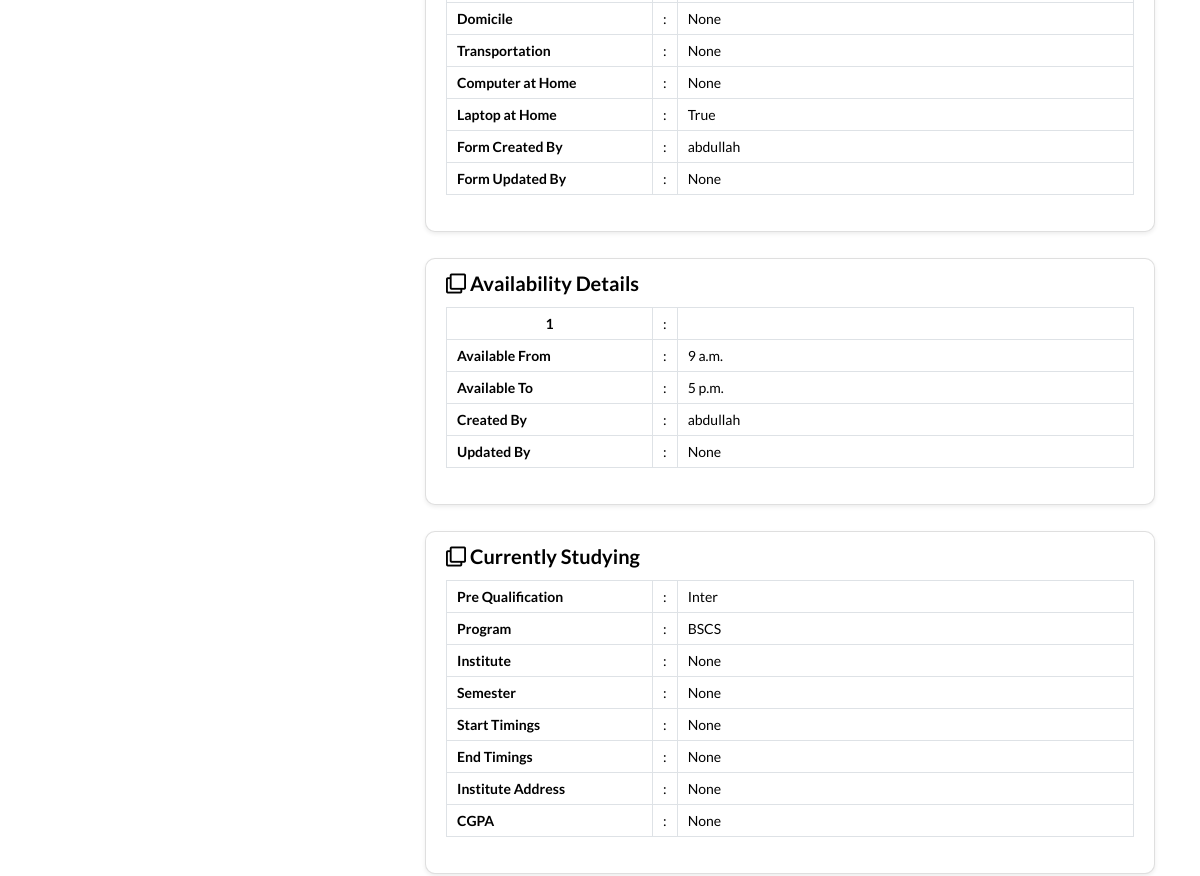
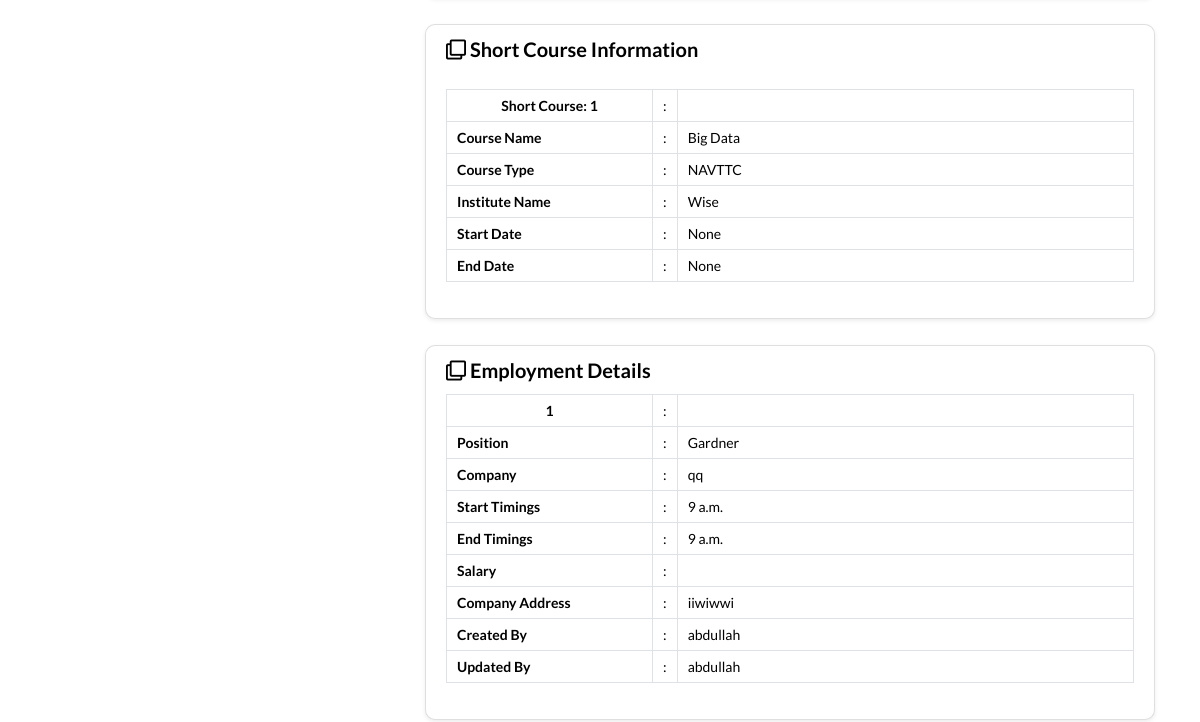
Before: /skill_student_detail_view/4/ (signed in, middle part) with the older database file (2 pictures, top to bottom).
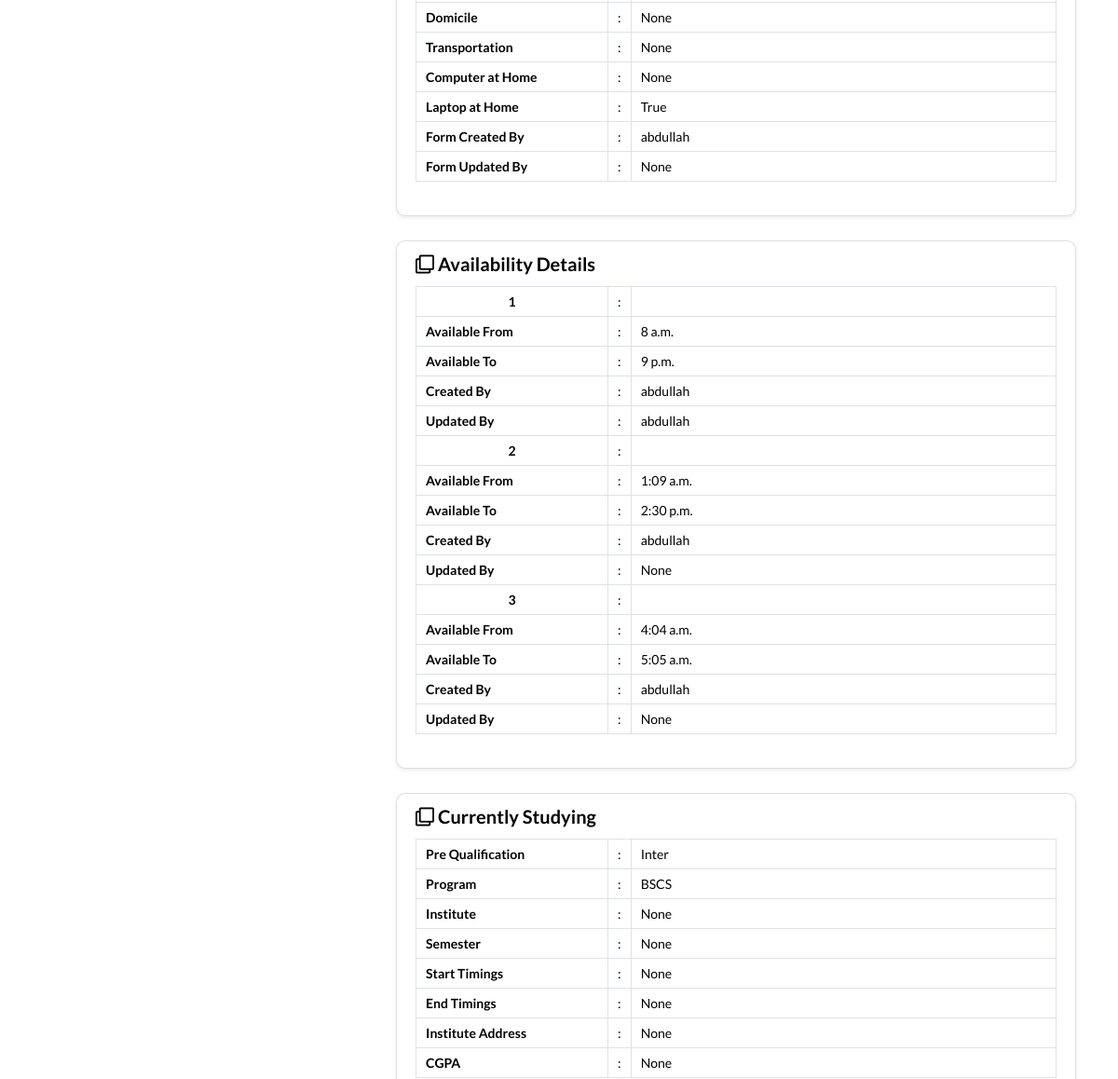
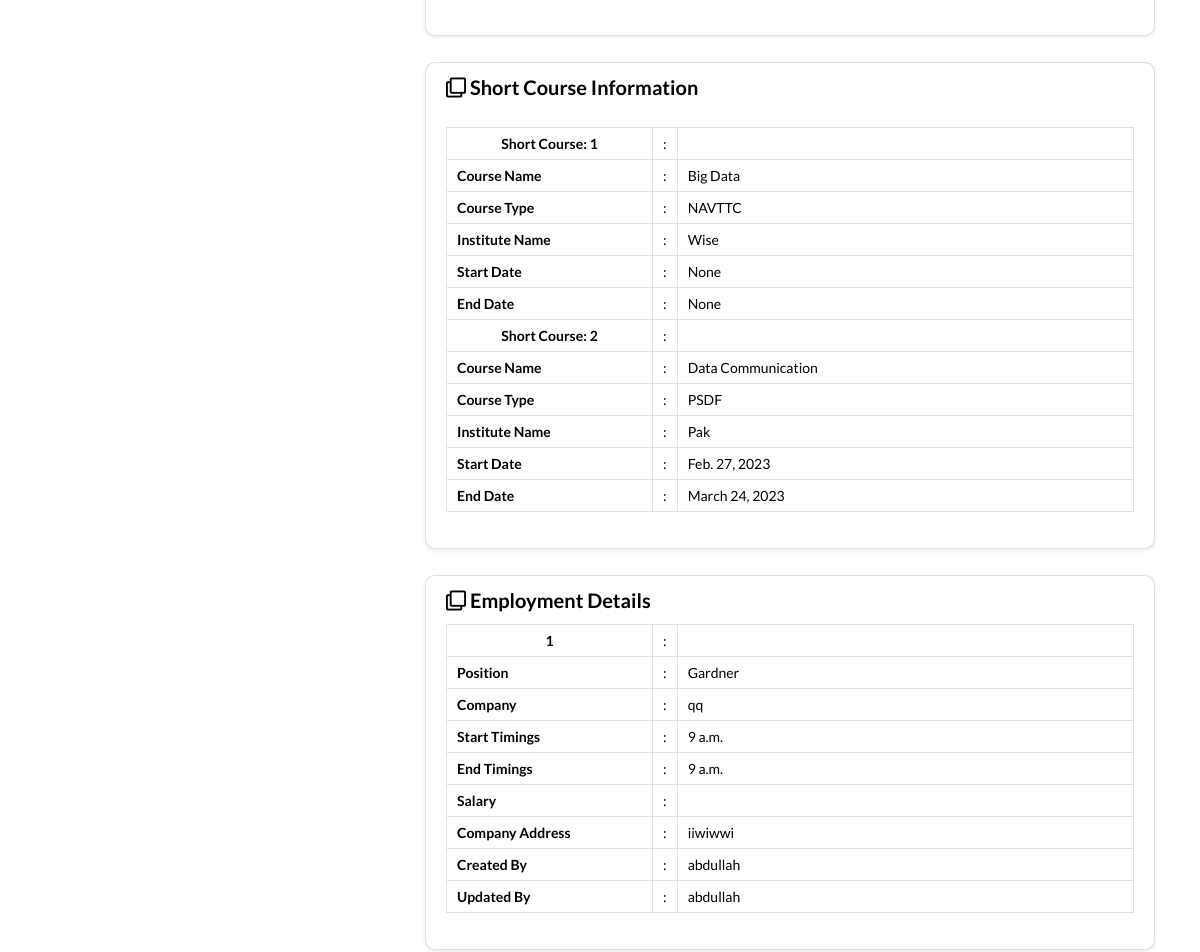
After: the same page with the newer database file (2 pictures, top to bottom).
### AdmissionSystem/models.py (models this page shows, shortened)
class StudentAvailability(models.Model):
	student = models.ForeignKey(SkillStudent, on_delete=models.CASCADE)
	available_from = models.TimeField(auto_now=False,auto_now_add=False)
	available_to = models.TimeField(auto_now=False,auto_now_add=False)
	created_by = models.CharField(max_length=100)
	updated_by = models.CharField(max_length=100, null=True, blank=True)

class ShortCoursesTaken(models.Model):
	shortcoursetakentype_choice = (
	('Private','Private'),
	('NAVTTC','NAVTTC'),
	('PSDF','PSDF'),
	('TEVTA','TEVTA'),
	('Digiskill','Digiskill'),
	('PIAIC','PIAIC'),
	)
	student = models.ForeignKey(SkillStudent, on_delete=models.CASCADE, blank=True)
	course_name=models.ForeignKey(ShortCourseName,on_delete=models.CASCADE, null=True, blank=True)
	course_type= models.CharField(max_length=100,choices=shortcoursetakentype_choice, null=True, blank=True)
	institute_name = models.CharField(max_length=100, null=True, blank=True)
	start_date = models.DateField(blank=True, null=True)
	end_date = models.DateField(blank=True, null=True)
	created_by = models.CharField(max_length=100, null=True, blank=True)
	updated_by = models.CharField(max_length=100, null=True, blank=True)

class ShortCourseName(models.Model):
	course_title=models.CharField(max_length=100)
	created_by = models.CharField(max_length=100, null=True, blank=True)
	updated_by = models.CharField(max_length=100, null=True, blank=True)
	def __str__(self):
		return self.course_title

class Job(models.Model):
	employment_type_choice = (
	('Job','Job'),
	('Freelancer','Freelancer'),
	('Own Business','Own Business')
	)
	student = models.ForeignKey(SkillStudent, on_delete=models.CASCADE, blank=True)
	position=models.ForeignKey(JobPosition, on_delete=models.SET_NULL, null=True, blank=True)
	company = models.CharField(max_length=100, null=True, blank=True)
	employment_type = models.CharField(max_length=100,choices=employment_type_choice, null=True, blank=True)
	start_timings = models.TimeField(auto_now=False, auto_now_add=False, null=True, blank=True)
	end_timings=models.TimeField(auto_now=False,auto_now_add=False, null=True, blank=True)
	monthly_income = models.CharField(max_length=100, null=True, blank=True)
	company_address=models.CharField(max_length=100, null=True, blank=True)
	contact_person_at_company = models.CharField(max_length=100, null=True, blank=True)
	contact_person_phone = models.CharField(max_length=15, null=True, blank=True)
	created_by = models.CharField(max_length=100, null=True, blank=True)
	updated_by = models.CharField(max_length=100, null=True, blank=True)

class JobPosition(models.Model):
	job_title=models.CharField(max_length=100)
	created_by = models.CharField(max_length=100, null=True, blank=True)
	updated_by = models.CharField(max_length=100, null=True, blank=True)
	def __str__(self):
		return str(self.job_title)

### AdmissionSystem/views.py (the view)
# urls.py: path('skill_student_detail_view/<int:student_id>/',views.skill_student_detail_view,name='skill_student_detail_view'),
@login_required(login_url='loginpageview')
def skill_student_detail_view(request,student_id):
	skill_std__query_set=SkillStudent.objects.filter(id=student_id)
	phone_no_query_set=PhoneNo.objects.filter(student_id=student_id)
	current_study_query_set=CurrentStudy.objects.filter(student_id=student_id)
	job_form_query_set=Job.objects.filter(student_id=student_id)
	short_course_taken_query_set=ShortCoursesTaken.objects.filter(student_id=student_id)
	availability_query_set=StudentAvailability.objects.filter(student_id=student_id)
	skill_std = skill_std__query_set.first()
	phone_no = phone_no_query_set.first()
	current_study = current_study_query_set.first()
	contacted_query_set=Contacted.objects.filter(student_id=student_id)
	context={
		'skill_std_form':skill_std,
		'phone_no_form':phone_no,
		'current_study_form':current_study,
		'short_course_taken_form':short_course_taken_query_set,
		'job_form':job_form_query_set,
		'query_form':contacted_query_set,
		'availability_form':availability_query_set
	}
	return render(request,"skill_student_detail_view.html",context=context)

### AdmissionSystem/models.py (called while the page is built)
	def __str__(self):
		return str(self.pre_qualification_name)

### templates/skill_student_detail_view.html (shortened to what the changed rows need)
{% extends 'base.html' %} {% block content %}
<!DOCTYPE html>
<html lang="en">
  <head>
    <link rel='stylesheet' href='https://cdnjs.cloudflare.com/ajax/libs/twitter-bootstrap/4.1.3/css/bootstrap.min.css'>
    <link rel='stylesheet' href='https://cdnjs.cloudflare.com/ajax/libs/font-awesome/5.12.1/css/all.min.css'>
    <link href="../../static/admissionsystem/css/skill_detail_view.css" rel="stylesheet">
  </head>
  <body>
    <section>
      <div class="rt-container">
        <div class="col-rt-12">
          <div class="Scriptcontent">
            <div class="student-profile py-4">
              <div class="container">
                <div class="row">
                  <div class="col-lg-8">
                    <div class="card shadow-sm">
                      <div class="card-body pt-0">
                        <table class="table table-bordered">
                          <tr>
                            <th width="30%">Domicile</th>
                          </tr>
                          <tr>
                            <th width="30%">Transportation</th>
                          </tr>
                          <tr>
                            <th width="30%">Computer at Home</th>
                          </tr>
                          <tr>
                            <th width="30%">Laptop at Home</th>
                          </tr>
                          <tr>
                            <th width="30%">Form Created By</th>
                          </tr>
                          <tr>
                            <th width="30%">Form Updated By</th>
                          </tr>
                        </table>
                      </div>
                    </div>
                    <div class="card shadow-sm">
                      <div class="card-body pt-0">
                        <table class="table table-bordered"> {% for availability in availability_form %} <tr>
                            <th width="30%">
                              <div class=" text-center">{{ forloop.counter }}</div>
                            </th>
                            <td width="2%">:</td>
                          <tr>
                            <th width="30%">Available From</th>
                            <td width="2%">:</td>
                            <td>{{ availability.available_from }}</td>
                          </tr>
                          <tr>
                            <th width="30%">Available To</th>
                            <td width="2%">:</td>
                            <td>{{ availability.available_to }}</td>
                          </tr>
                          <tr>
                            <th width="30%">Created By</th>
                            <td width="2%">:</td>
                            <td>{{ availability.created_by }}</td>
                          </tr>
                          <tr>
                            <th width="30%">Updated By</th>
                            <td width="2%">:</td>
                            <td>{{ availability.updated_by }}</td>
                          </tr>
                          </tr> {% endfor %}
                        </table>
                      </div>
                    </div>
                    <div class="card shadow-sm">
                      <div class="card-body pt-0">
                        <table class="table table-bordered">
                          <tr>
                            <th width="30%">Pre Qualification</th>
                          </tr>
                          <tr>
                            <th width="30%">Program</th>
                          </tr>
                          <tr>
                            <th width="30%">Institute</th>
                          </tr>
                          <tr>
                            <th width="30%">Semester</th>
                          </tr>
                          <tr>
                            <th width="30%">Start Timings</th>
                          </tr>
                          <tr>
                            <th width="30%">End Timings</th>
                          </tr>
                          <tr>
                            <th width="30%">Institute Address</th>
                          </tr>
                          <tr>
                            <th width="30%">CGPA</th>
                          </tr>
                        </table>
                      </div>
                    </div>
                    <div class="card shadow-sm">
                      <div class="card-body pt-0">
                        <table class="table table-bordered">
                          <table class="table table-bordered"> {% for form in short_course_taken_form %} <tr>
                              <th width="30%">
                                <div class="col-md-12 text-center">Short Course: {{ forloop.counter }}</div>
                              </th>
                              <td width="2%">:</td>
                            <tr>
                              <th width="30%">Course Name</th>
                              <td width="2%">:</td>
                              <td>{{ form.course_name }}</td>
                            </tr>
                            <tr>
                              <th width="30%">Course Type</th>
                              <td width="2%">:</td>
                              <td>{{ form.course_type }}</td>
                            </tr>
                            <tr>
                              <th width="30%">Institute Name</th>
                              <td width="2%">:</td>
                              <td>{{ form.institute_name }}</td>
                            </tr>
                            <tr>
                              <th width="30%">Start Date</th>
                              <td width="2%">:</td>
                              <td>{{ form.start_date }}</td>
                            </tr>
                            <tr>
                              <th width="30%">End Date</th>
                              <td width="2%">:</td>
                              <td>{{ form.end_date }}</td>
                            </tr>
                            </tr> {% endfor %}
                          </table>
                        </table>
                      </div>
                    </div>
                    <div class="card shadow-sm">
                      <div class="card-body pt-0">
                        <table class="table table-bordered"> {% for job in job_form %} <tr>
                            <th width="30%">
                              <div class=" text-center">{{ forloop.counter }}</div>
                            </th>
                            <td width="2%">:</td>
                          <tr>
                            <th width="30%">Position</th>
                            <td width="2%">:</td>
                            <td>{{ job.position }}</td>
                          </tr>
                          <tr>
                            <th width="30%">Company</th>
                            <td width="2%">:</td>
                            <td>{{ job.company }}</td>
                          </tr>
                          <tr>
                            <th width="30%">Start Timings</th>
                            <td width="2%">:</td>
                            <td>{{ job.start_timings }}</td>
                          </tr>
                          <tr>
                            <th width="30%">End Timings</th>
                            <td width="2%">:</td>
                            <td>{{ job.end_timings }}</td>
                          </tr>
                          <tr>
                            <th width="30%">Salary</th>
                            <td width="2%">:</td>
                            <td>{{ job.salary }}</td>
                          </tr>
                          <tr>
                            <th width="30%">Company Address</th>
                            <td width="2%">:</td>
                            <td>{{ job.company_address }}</td>
                          </tr>
                          <tr>
                            <th width="30%">Created By</th>
                            <td width="2%">:</td>
                            <td>{{ job.created_by }}</td>
                          </tr>
                          <tr>
                            <th width="30%">Updated By</th>
                            <td width="2%">:</td>
                            <td>{{ job.updated_by }}</td>
                          </tr>
                          </tr> {% endfor %}
                        </table>
                      </div>
                    </div>
                  </div>
                </div>
              </div>
            </div>
          </div>
        </div>
      </div>
    </section>
  </body>
</html> {% endblock %}

Changed rows visible on the page:
changed StudentAvailability (number 1 of 3 on the later page): available_from "9 a.m." → "8 a.m."; available_to "5 p.m." → "9 p.m."; updated_by "None" → "abdullah"
added StudentAvailability: available_from "1:09 a.m.", available_to "2:30 p.m.", created_by "abdullah", updated_by "None"
added StudentAvailability: available_from "4:04 a.m.", available_to "5:05 a.m.", created_by "abdullah", updated_by "None"
added ShortCoursesTaken: course_name "Data Communication", course_type "PSDF", institute_name "Pak", start_date "Feb. 27, 2023", end_date "March 24, 2023"
